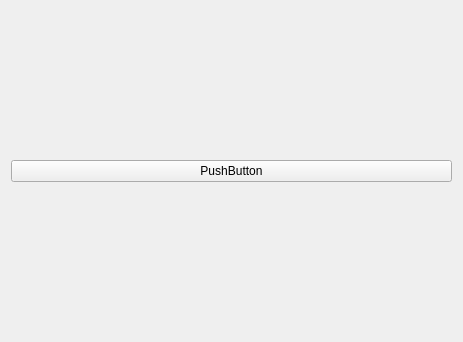
<?xml version="1.0" encoding="UTF-8"?>
<ui version="4.0">
 <class>LoaderIcon</class>
 <widget class="QWidget" name="LoaderIcon">
  <property name="geometry">
   <rect>
    <x>0</x>
    <y>0</y>
    <width>463</width>
    <height>342</height>
   </rect>
  </property>
  <property name="windowTitle">
   <string>Form</string>
  </property>
  <layout class="QGridLayout" name="gridLayout">
   <item row="0" column="0">
    <widget class="QPushButton" name="pushButton">
     <property name="text">
      <string>PushButton</string>
     </property>
    </widget>
   </item>
  </layout>
 </widget>
 <resources/>
 <connections/>
</ui>
